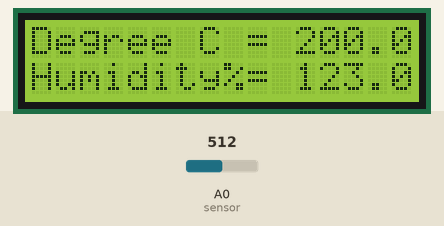
Recording of a sketch running on a simulated Arduino Uno, built with avr-gcc and run on an emulated ATmega328P. Shown: 16×2 character LCD. The test bench sets the inputs (shaded band); at power-on: A0 (sensor) = 512.

Above: at 1.7 s.
1.8 s: A0 (sensor) set to 716
At 3.2 s:
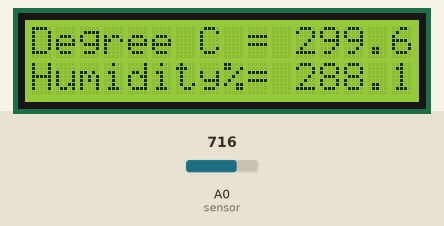
4.0 s: A0 (sensor) set to 900
At 5.2 s:
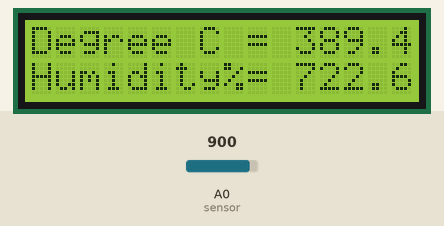
6.0 s: A0 (sensor) set to 1023
At 7.1 s:
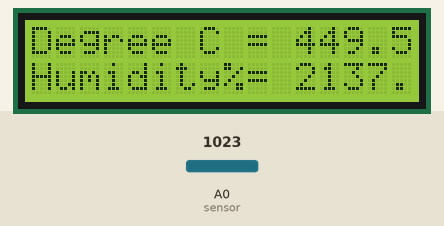
Timing chart, 0 to 9.0 s (numbered marks = the images above; inputs shaded):
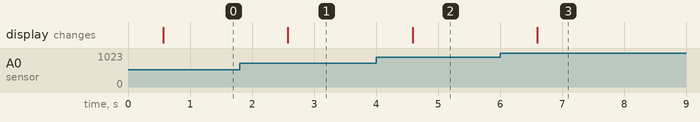

Measured:
- after the input at 1.8 s, the display: changes after 0.78 s (image 1)
- after the input at 4.0 s, the display: changes after 0.59 s (image 2)
- after the input at 6.0 s, the display: changes after 0.60 s (image 3)

The sketch:

temperature_and_humidity_monitor1.ino
```cpp
int sensor = A0;
#include<LiquidCrystal.h>
LiquidCrystal lcd(12, 11, 5, 4, 3, 2);
//int sensor = A0; // Assigning analog pin A1 to variable 'sensor'
float tempc;  //variable to store temperature in degree Celsius
float vout;  //temporary variable to hold sensor reading
void setup()
{
pinMode(sensor,INPUT); // Configuring pin A1 as input
Serial.begin(9600);
lcd.begin(16,2);
  delay(500);
}
void loop()
{
vout=analogRead(A0);
float prehum=(vout/5);

vout=(vout*5.00)/1024.0;
tempc=(vout-0.5)*100; // Storing value in Degree Celsius

float humconst = (0.16/0.0062);
float humi = prehum - humconst;
float pretruehumconst = 0.00216*tempc;
float pretruehum = 1.0546 - pretruehumconst;
float truehum = humi/pretruehum;
//delay(1000);
lcd.setCursor(0,0);
lcd.print("Degree C = ");
lcd.print(tempc);
lcd.setCursor(0,1);
lcd.print("Humidity%= ");
lcd.print(truehum);
delay(1000); //Delay of 1 second for ease of viewing in serial monitor
}
```
